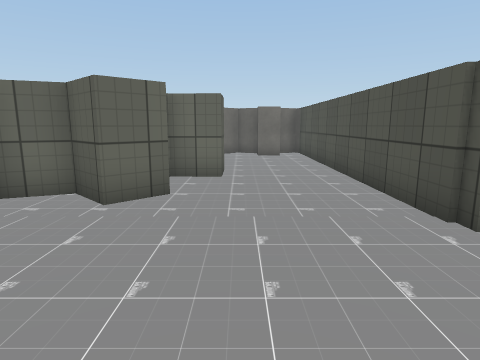
View 1 (above)

20 first-person views from a walk through a 3-D level made in the Unity game engine. The camera is 1.2 m above the floor, tilts 10° down and sees 75° across. The floor is counted in squares, 1 m on a side. Each view is taken from the middle of a square. On the plan, view 1 faces up. The plan holds only what a view shows up to about 13 squares ahead; the rest is blank. The place goes on beyond the plan. The player is left out. Some animated figures are left out. Some surface patterns are stand-ins.

View 2
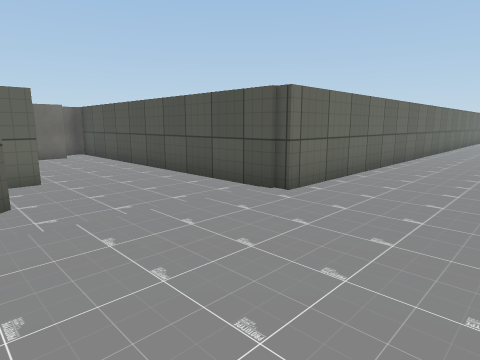

View 3
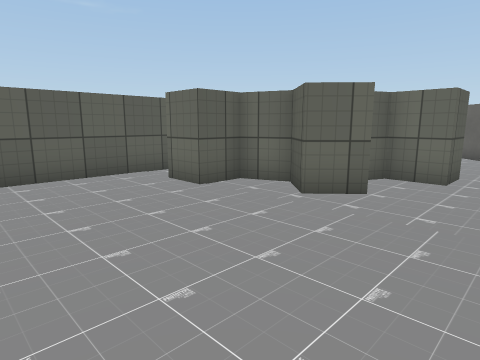

View 4
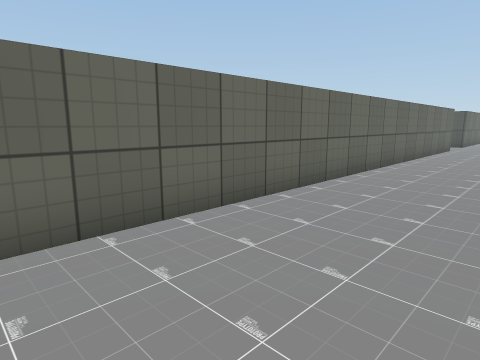

View 5
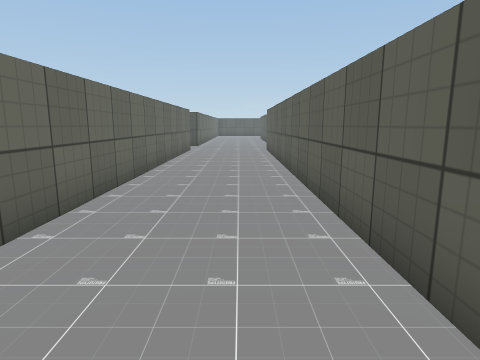

View 6
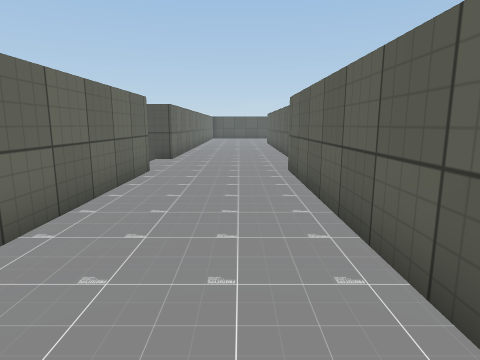

View 7
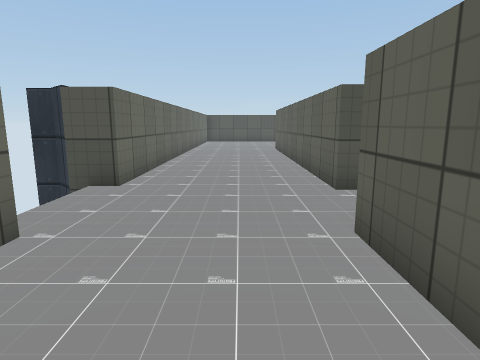

View 8
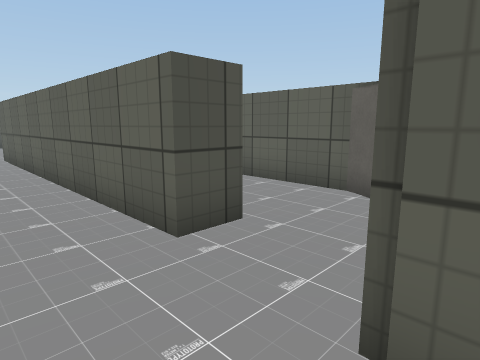

View 9
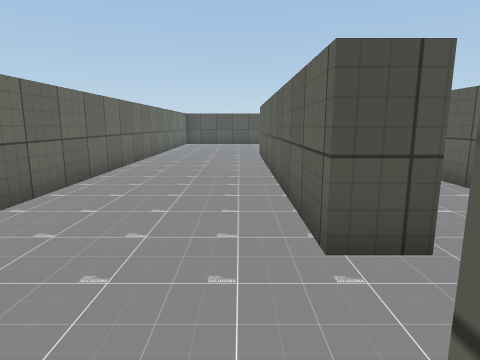

View 10
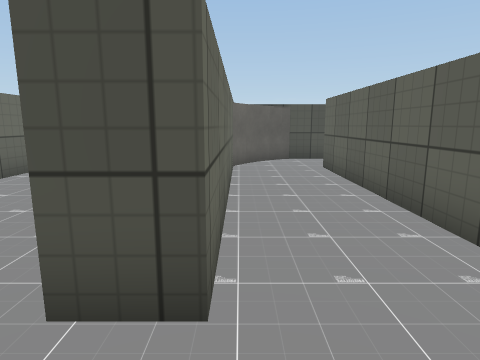

View 11
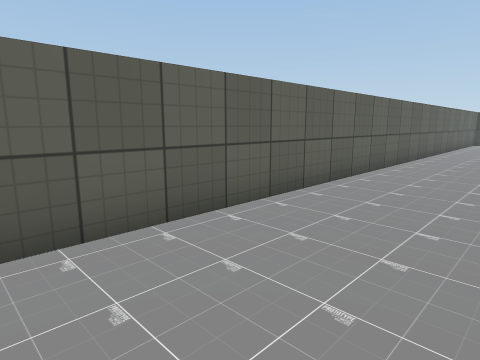

View 12
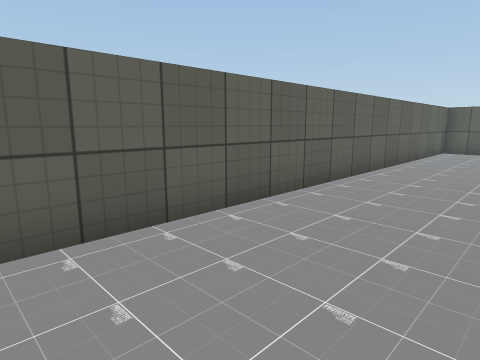

View 13
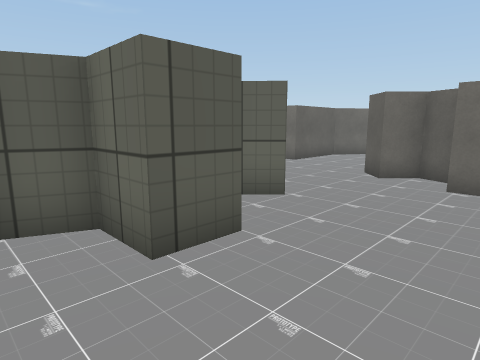

View 14
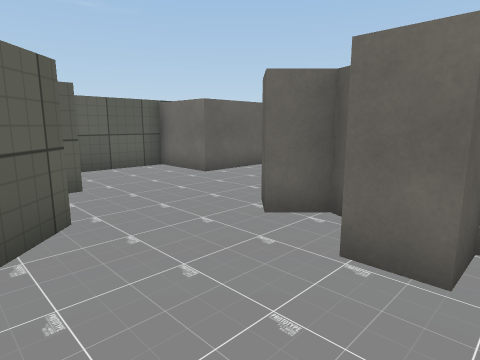

View 15
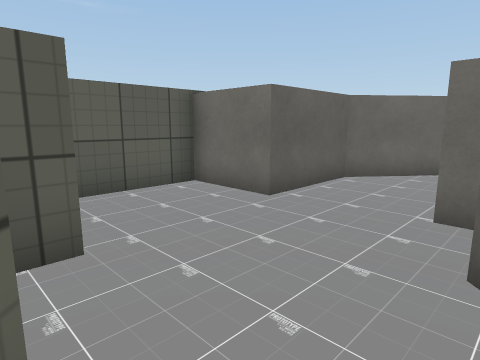

View 16
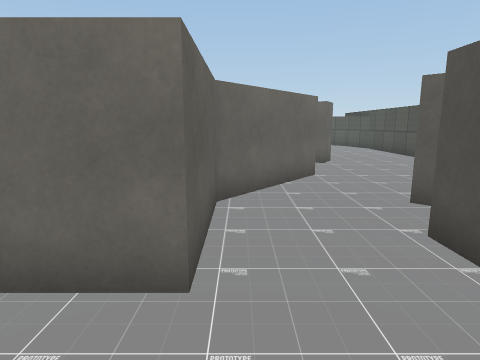

View 17
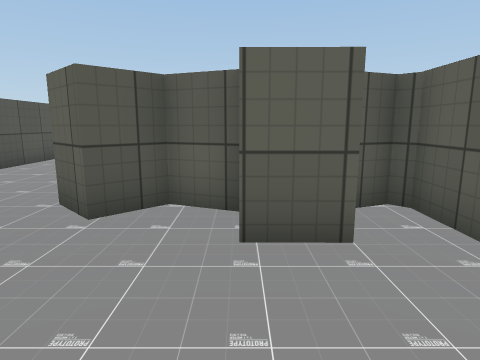

View 18
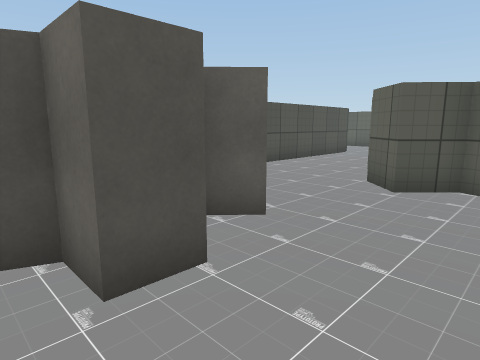

View 19
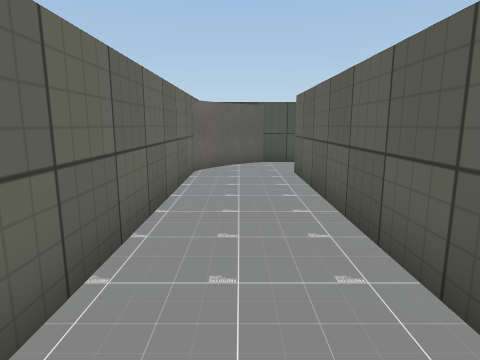

View 20
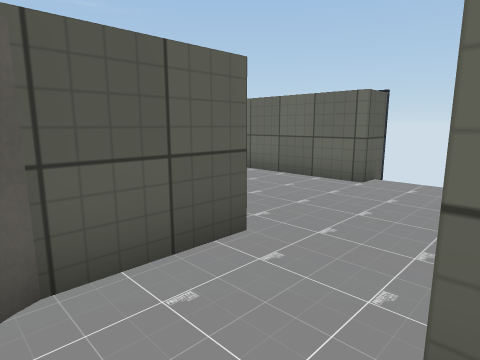

### Floor plan
Key: @ floor where view 1 was taken; # wall or solid block; x gap in a wall; . floor; ^ raised ledge; O other object.
Columns run from 7 left of view 1 to 34 right of it. Each row starts with its distance up from view 1.
 20     OO.
 19    O...
 18    O..O
 17   O...O
 16   O..OO
 15 ^OO...O
 14 ^.....OOOOO
 13 ^.....O.O.^
 12 ^.##......^
 11 ^. #.#....^
 10 ^^ ###....^
  9       ....^
  8      ##...^
  7      #....^
  6    ###....^
  5 ^  #.#....^
  4 ^.##......^^^^##################  ########
  3 ^.........................................
  2 ^.........................................
  1 ^.........................................
  0 ^......@..................................
 -1  ###############################..########
 -2                                #..#######O
 -3                                #O.........
 -4                                 OO........
 -5                                   #######x

Positions as (right, up) in squares from view 1, and headings:
1: (0, 0), facing up
2: (-2, 0), facing up-right
3: (1, 0), facing up-left
4: (7, 0), facing up-right
5: (9, 1), facing right
6: (16, 1), facing right
7: (21, 1), facing right
8: (24, 1), facing down-right
9: (24, 0), facing right
10: (25, -2), facing right
11: (16, 3), facing down-left
12: (9, 3), facing down-left
13: (2, 6), facing up-left
14: (2, 10), facing up-left
15: (-1, 11), facing up-left
16: (-4, 13), facing up
17: (-4, 15), facing down
18: (-4, 17), facing down-right
19: (26, -3), facing right
20: (27, -3), facing up-left
